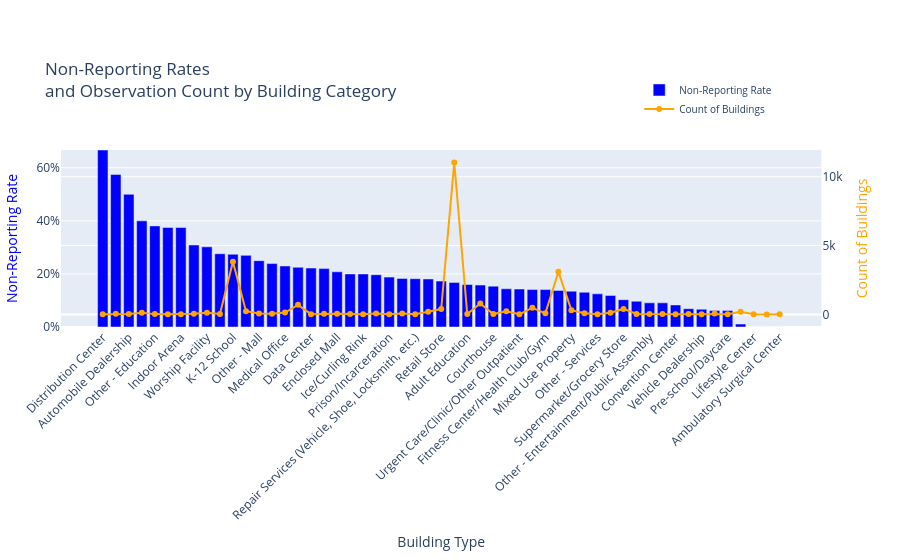

Write notebook code for a chart like this one.
### Markdown cell above
## Looking at all building category types:

### Code cell
fig = plot_mean_and_count(
    df, category_col="PrimaryPropertyType", binary_col="non_reporting", min_count=0
)


for dir in dirs:
    fig.write_html(
        os.path.join(dir, "reporting_rates_by_building_type_min_all.html"),
        include_plotlyjs="cdn",
    )

fig

### Figure 1 — Plotly figure (JSON) as saved in the notebook; plotly's stock layout.template omitted (floating-point values rounded to 4 significant figures)
{"data": [{"marker": {"color": "blue"}, "name": "Non-Reporting Rate", "type": "bar", "x": ["Distribution Center", "Senior Care Community", "Automobile Dealership", "Other - Recreation", "Other - Education", "Bank Branch", "Indoor Arena", "Museum", "Worship Facility", "Social/Meeting Hall", "K-12 School", "Strip Mall", "Other - Mall", "Other - Specialty Hospital", "Medical Office", "Hotel", "Data Center", "Financial Office", "Enclosed Mall", "Other - Public Services", "Ice/Curling Rink", "Wholesale Club/Supercenter", "Prison/Incarceration", "Performing Arts", "Repair Services (Vehicle, Shoe, Locksmith, etc.)", "Residence Hall/Dormitory", "Retail Store", "Multifamily Housing", "Adult Education", "College/University", "Courthouse", "Hospital (General Medical & Surgical)", "Urgent Care/Clinic/Other Outpatient", "Senior Living Community", "Fitness Center/Health Club/Gym", "Office", "Mixed Use Property", "Residential Care Facility", "Other - Services", "Other", "Supermarket/Grocery Store", "Movie Theater", "Other - Entertainment/Public Assembly", "Other - Lodging/Residential", "Convention Center", "Outpatient Rehabilitation/Physical Therapy", "Vehicle Dealership", "Library", "Pre-school/Daycare", "Laboratory", "Lifestyle Center", "Stadium (Open)", "Ambulatory Surgical Center"], "xaxis": "x", "y": [0.667, 0.575, 0.5, 0.4, 0.381, 0.375, 0.375, 0.309, 0.302, 0.276, 0.274, 0.27, 0.25, 0.239, 0.23, 0.225, 0.222, 0.22, 0.208, 0.2, 0.2, 0.197, 0.188, 0.183, 0.182, 0.181, 0.173, 0.168, 0.16, 0.158, 0.154, 0.144, 0.143, 0.141, 0.141, 0.138, 0.135, 0.131, 0.125, 0.119, 0.103, 0.097, 0.091, 0.091, 0.083, 0.069, 0.067, 0.062, 0.062, 0.011, 0.0, 0.0, 0.0], "yaxis": "y"}, {"marker": {"color": "orange"}, "mode": "lines+markers", "name": "Count of Buildings", "type": "scatter", "x": ["Distribution Center", "Senior Care Community", "Automobile Dealership", "Other - Recreation", "Other - Education", "Bank Branch", "Indoor Arena", "Museum", "Worship Facility", "Social/Meeting Hall", "K-12 School", "Strip Mall", "Other - Mall", "Other - Specialty Hospital", "Medical Office", "Hotel", "Data Center", "Financial Office", "Enclosed Mall", "Other - Public Services", "Ice/Curling Rink", "Wholesale Club/Supercenter", "Prison/Incarceration", "Performing Arts", "Repair Services (Vehicle, Shoe, Locksmith, etc.)", "Residence Hall/Dormitory", "Retail Store", "Multifamily Housing", "Adult Education", "College/University", "Courthouse", "Hospital (General Medical & Surgical)", "Urgent Care/Clinic/Other Outpatient", "Senior Living Community", "Fitness Center/Health Club/Gym", "Office", "Mixed Use Property", "Residential Care Facility", "Other - Services", "Other", "Supermarket/Grocery Store", "Movie Theater", "Other - Entertainment/Public Assembly", "Other - Lodging/Residential", "Convention Center", "Outpatient Rehabilitation/Physical Therapy", "Vehicle Dealership", "Library", "Pre-school/Daycare", "Laboratory", "Lifestyle Center", "Stadium (Open)", "Ambulatory Surgical Center"], "xaxis": "x", "y": [6, 40, 32, 125, 21, 8, 8, 55, 116, 29, 3828, 237, 64, 46, 139, 693, 18, 50, 53, 30, 5, 66, 16, 60, 11, 199, 399, 11027, 25, 789, 26, 222, 7, 482, 78, 3091, 310, 84, 8, 126, 399, 31, 33, 22, 12, 29, 15, 64, 16, 186, 7, 1, 6], "yaxis": "y2"}], "layout": {"autosize": true, "legend": {"font": {"size": 10}, "orientation": "v", "x": 0.8, "xanchor": "center", "y": 1.15, "yanchor": "bottom"}, "margin": {"b": 30, "l": 30, "r": 30, "t": 150}, "title": {"text": "Non-Reporting Rates<br>and Observation Count by Building Category"}, "xaxis": {"anchor": "y", "categoryarray": ["Distribution Center", "Senior Care Community", "Automobile Dealership", "Other - Recreation", "Other - Education", "Bank Branch", "Indoor Arena", "Museum", "Worship Facility", "Social/Meeting Hall", "K-12 School", "Strip Mall", "Other - Mall", "Other - Specialty Hospital", "Medical Office", "Hotel", "Data Center", "Financial Office", "Enclosed Mall", "Other - Public Services", "Ice/Curling Rink", "Wholesale Club/Supercenter", "Prison/Incarceration", "Performing Arts", "Repair Services (Vehicle, Shoe, Locksmith, etc.)", "Residence Hall/Dormitory", "Retail Store", "Multifamily Housing", "Adult Education", "College/University", "Courthouse", "Hospital (General Medical & Surgical)", "Urgent Care/Clinic/Other Outpatient", "Senior Living Community", "Fitness Center/Health Club/Gym", "Office", "Mixed Use Property", "Residential Care Facility", "Other - Services", "Other", "Supermarket/Grocery Store", "Movie Theater", "Other - Entertainment/Public Assembly", "Other - Lodging/Residential", "Convention Center", "Outpatient Rehabilitation/Physical Therapy", "Vehicle Dealership", "Library", "Pre-school/Daycare", "Laboratory", "Lifestyle Center", "Stadium (Open)", "Ambulatory Surgical Center"], "categoryorder": "array", "domain": [0, 0.94], "tickangle": -45, "title": {"text": "Building Type"}}, "yaxis": {"anchor": "x", "domain": [0, 1], "range": [0, 0.667], "tickformat": ".0%", "title": {"font": {"color": "rgba(0, 0, 255, 1)"}, "text": "Non-Reporting Rate"}}, "yaxis2": {"anchor": "x", "overlaying": "y", "side": "right", "title": {"font": {"color": "rgba(255, 165, 0, 1)"}, "text": "Count of Buildings"}}}}
